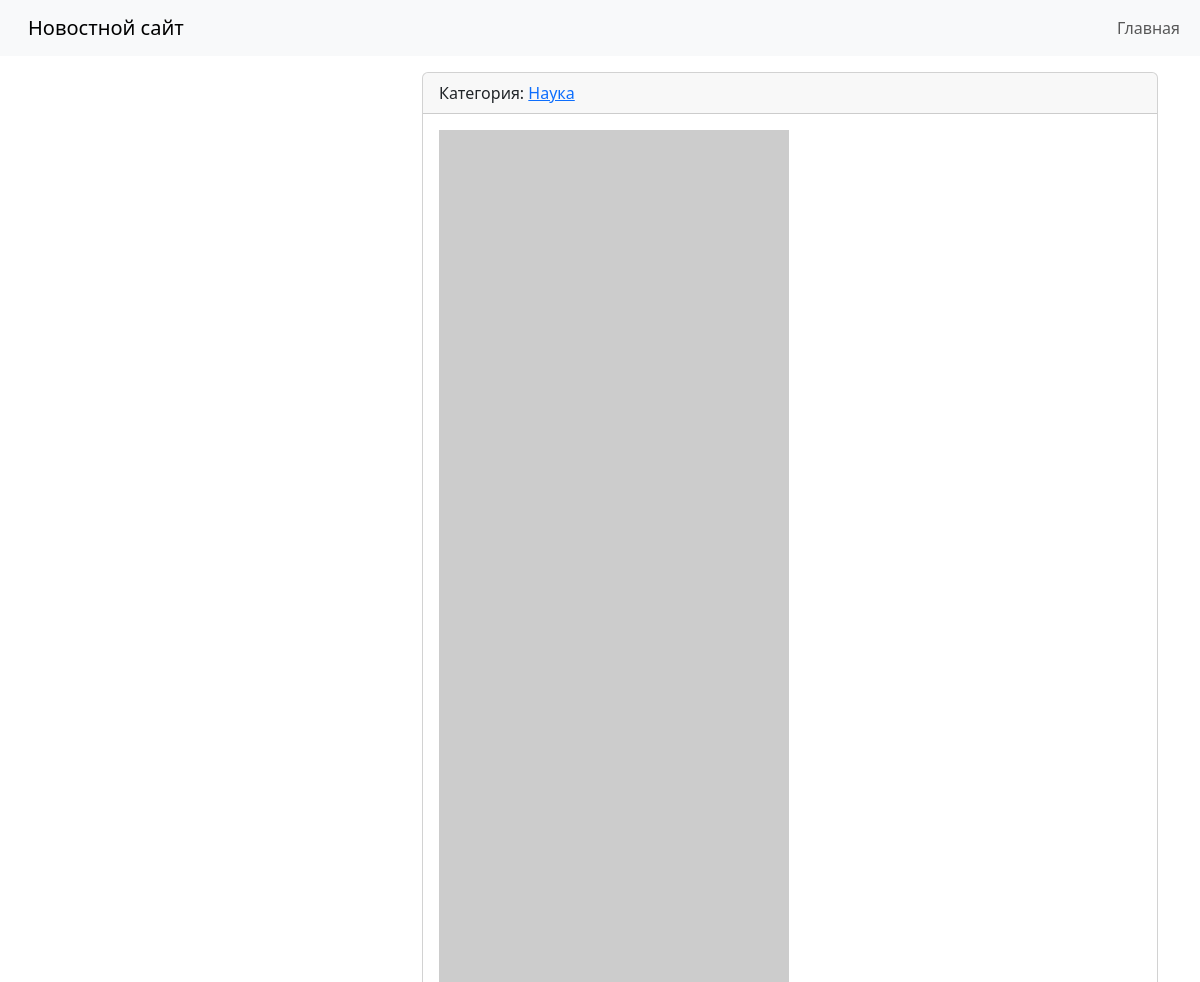
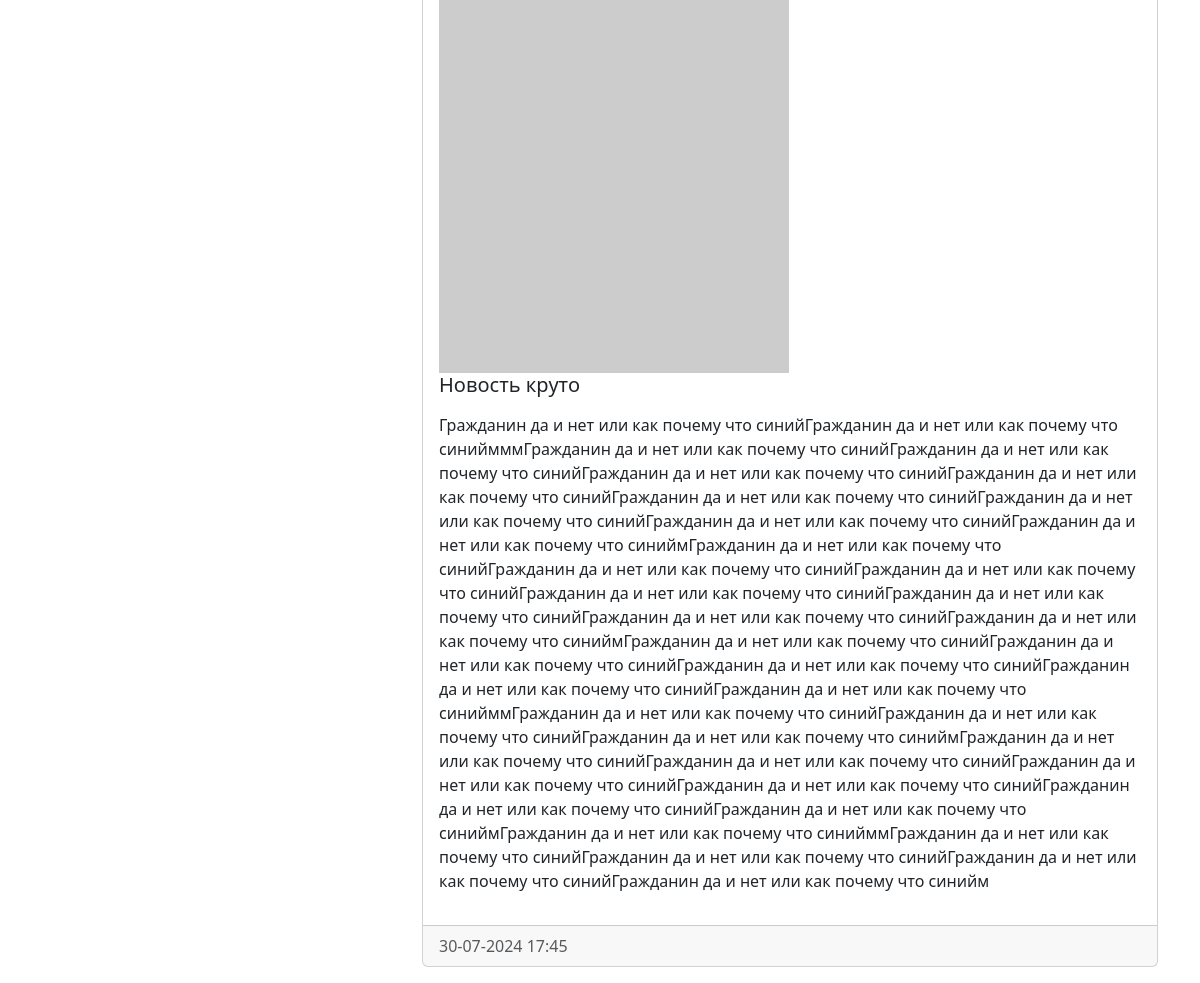
The app's page /news/13/ with its own data (2 pictures, top to bottom).
### news/models.py (models this page shows, shortened)
class News(models.Model):
    title = models.CharField(max_length=150, verbose_name='Наименование')
    content = models.TextField(blank=True,  verbose_name='Контент')
    created_at = models.DateTimeField(auto_now_add=True, verbose_name='Дата публикации')
    updated_at = models.DateTimeField(auto_now=True,  verbose_name='Обновлено')
    photo = models.ImageField(upload_to='photos/%Y/%m/%d/',  verbose_name='Фото', blank=True)
    is_published = models.BooleanField(default=True,  verbose_name='Опубликовано')
    category = models.ForeignKey('Category', on_delete=models.PROTECT, null=True, verbose_name='Категории')
    class Meta:
        verbose_name = 'Новость'
        verbose_name_plural = 'Новости'
        ordering = ['-created_at']

class Category(models.Model):
    title = models.CharField(max_length=150, db_index=True, verbose_name='Наименование категории')
    def get_absolute_url(self):
        return reverse('category', kwargs={'category_id': self.pk})
    def __str__(self):
        return self.title
    class Meta:
        verbose_name = 'Категория'
        verbose_name_plural = 'Категории'
        ordering = ['title']

### news/views.py (the view)
# urls.py: path('news/<int:news_id>/', view_news, name='view_news'),
def view_news(request, news_id):
    news_item = get_object_or_404(News, pk=news_id)
    return render(request, 'news/view_news.html', {'news_item': news_item})

### news/templates/news/view_news.html (shortened to what this page needs)
  <!doctype html>
  <html lang="en">
    <head>
      <link rel="stylesheet" href="https://cdn.jsdelivr.net/npm/bootstrap@5.3.3/dist/css/bootstrap.rtl.min.css">
    </head>
    <body>
    <nav class="navbar navbar-expand-lg bg-body-tertiary">
    <div class="container-fluid">
      <a class="navbar-brand" href="/">Новостной сайт</a>
      <div class="collapse navbar-collapse" id="navbarSupportedContent">
        <ul class="navbar-nav me-auto mb-2 mb-lg-0">
          <li class="nav-item"><a class="nav-link" href="/">Главная</a>
          </ul>
        </div>
    </nav>
    <div class="container mt-3">
      <div class="row">
        <div class="col-md-4">
        </div>
        <div class="col-md-8">
      <div class="card mb-3">
    <div class="card-header">
      Категория: <a href="{{ news_item.category.get_absolute_url }}">{{ news_item.category }}</a>
    </div>
    <div class="card-body">
      <div class="media">
           {% if item.photo %}
          <img src="{{ news_item.photo.url }}" alt="News image" class="mr-3" width="350">
          {% else %}
        <img src="https://picsum.photos/id/100/350/235/?blur=2" alt="Default image" width="350" class="mr-3">
        {% endif %}
        <div class="media-body">
            <h5 class="card-title">{{ news_item.title }}</h5>
          <p class="card-text">{{ news_item.content|safe|linebreaks }}</p>
          </div>
        </div>
    </div>
  <div class="card-footer text-muted">
        {{ news_item.created_at|date:"d-m-Y H:i" }}
  </div>
      </div>
      </div>
      </div>
    </div>
    </body>
  </html>

### records on screen
News: category "Наука", title "Новость круто", content "Гражданин да и нет или как почему что синийГражданин да и нет или как почему что синиймммГражданин да и нет или как почему что синийГражданин да и нет или как почему что синийГражданин да и нет или как почему что синийГражданин да и нет или как почему что синийГражданин да и нет или как почему что синийГражданин да и нет или как почему что синийГражданин да и нет или как почему что синийГражданин да и нет или как почему что синиймГражданин да и нет или как почему что синийГражданин да и нет или как почему что синийГражданин да и нет или как почему что синийГражданин да и нет или как почему что синийГражданин да и нет или как почему что синийГражданин да и нет или как почему что…", created_at "30-07-2024 17:45"
